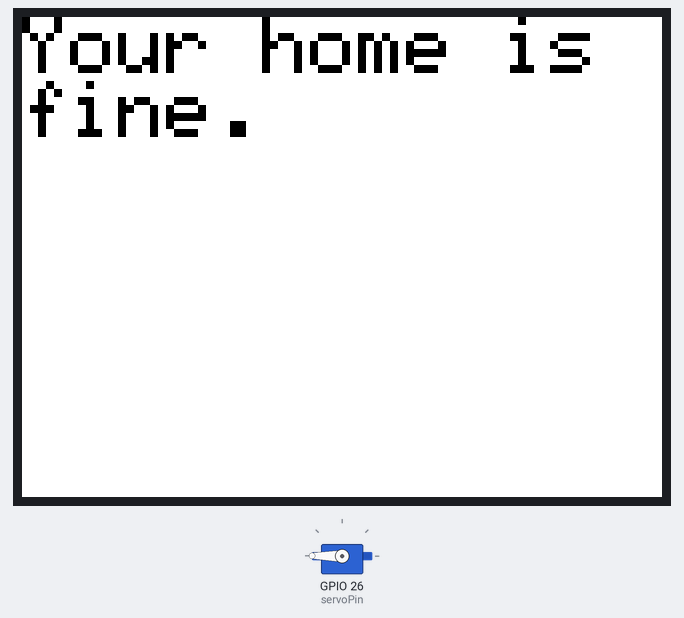
This sketch was run on a simulated ESP32. On the bench: 320×240 colour display, servo. Random numbers use the default seed unless the sketch sets one; what the sketch prints to the serial monitor is not drawn.

Above: at 60.8 s.
At 86.0 s:
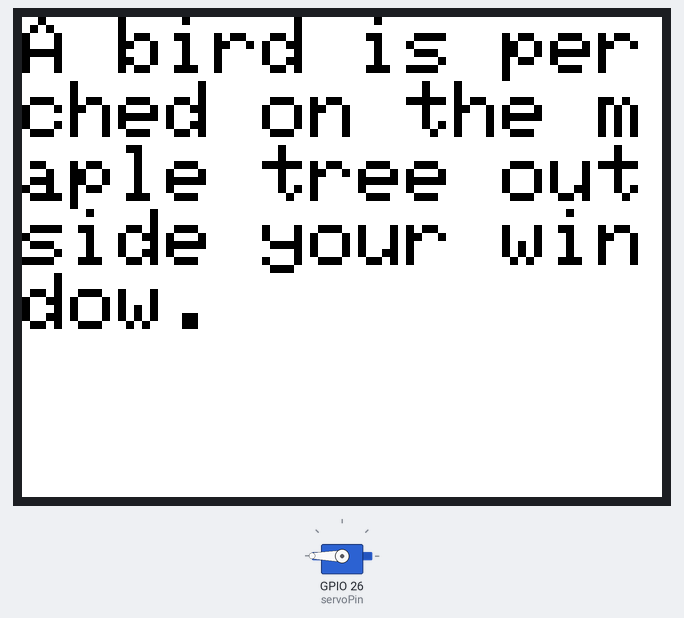
At 129.3 s:
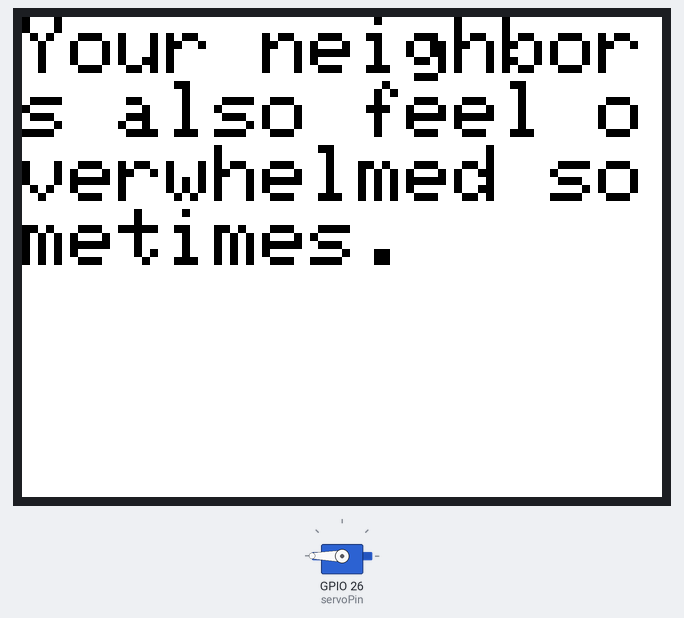
Timing chart, 0 to 130.0 s (numbered marks = the images above):
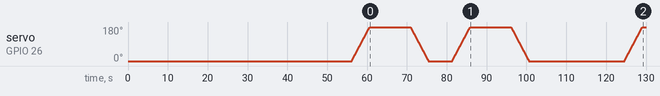

The sketch:

UBISS.ino
```cpp
#include <Servo.h>
#include <SPI.h>
#include <Adafruit_GFX.h>
#include <Adafruit_ILI9341.h>


char *myStrings[] = {"Your home is fine.",
                     "A bird is perched on the maple tree outside your window.",
                     "Your neighbors also feel overwhelmed sometimes."};


int currentString = 0;
static const int servoPin = 26; // A0
long num;


// LED constants
//static const int ledPin = 4; // A5
//int brightness = 0;    // how bright the LED is
//int fadeAmount = 5;    // how many points to fade the LED by
//#define LED_PIN            4
//
//// use first channel of 16 channels (started from zero)
//#define LEDC_CHANNEL_0     0
//// use 13 bit precission for LEDC timer
//#define LEDC_TIMER_13_BIT  13
//// use 5000 Hz as a LEDC base frequency
//#define LEDC_BASE_FREQ     5000

// screen pins
#ifdef ESP32
   #define STMPE_CS 32
   #define TFT_CS   15
   #define TFT_DC   33
   #define SD_CS    14
#endif

Servo servo1;

Adafruit_ILI9341 tft = Adafruit_ILI9341(TFT_CS, TFT_DC);

void setup() {
    Serial.begin(115200);

    delay(10);

    // start screen
    tft.begin();
    tft.setRotation(1);

    // attach servo motor, delay so we don't start sending power too soon
    servo1.attach(servoPin);

    servo1.write(0);


    // Setup timer and attach timer to a led pin
    //ledcSetup(LEDC_CHANNEL_0, LEDC_BASE_FREQ, LEDC_TIMER_13_BIT);
    //ledcAttachPin(LED_PIN, LEDC_CHANNEL_0);

}


// text on screen
void writeText(char str[]) {


  tft.fillScreen(ILI9341_WHITE);
  tft.setCursor(0, 0);
  tft.setTextColor(ILI9341_BLACK);  tft.setTextSize(4);
  tft.println(str);
  delay(5000);
  tft.fillScreen(ILI9341_BLACK);

}

// Arduino like analogWrite
// value has to be between 0 and valueMax
void ledcAnalogWrite(uint8_t channel, uint32_t value, uint32_t valueMax = 255) {
  // calculate duty, 8191 from 2 ^ 13 - 1
  uint32_t duty = (8191 / valueMax) * min(value, valueMax);
  // write duty to LEDC
  ledcWrite(channel, duty);
}

void spinMotor(int dir) {

  // CLOCKWISE SPIN
  if (dir == 1) {
    for(int posDegrees = 0; posDegrees <= 180; posDegrees++) {
        servo1.write(posDegrees);
        Serial.println(posDegrees);
        delay(25);
    }
  }
  // COUNTERCLOCKWISE
  else{
    for(int posDegrees = 180; posDegrees >= 0; posDegrees--) {
        servo1.write(posDegrees);
        Serial.println(posDegrees);
        delay(25);
    }
  }

}

//long read_distance() {
//
//  // The sensor is triggered by a HIGH pulse of 10 or more microseconds.
//  // Give a short LOW pulse beforehand to ensure a clean HIGH pulse:
//  digitalWrite(trigPin, LOW);
//  delayMicroseconds(5);
//  digitalWrite(trigPin, HIGH);
//  delayMicroseconds(10);
//  digitalWrite(trigPin, LOW);
//
//  // Read the signal from the sensor: a HIGH pulse whose
//  // duration is the time (in microseconds) from the sending
//  // of the ping to the reception of its echo off of an object.
//  pinMode(echoPin, INPUT);
//  duration = pulseIn(echoPin, HIGH);
//
//   // Convert the time into a distance
//  cm = (duration/2) / 29.1;     // Divide by 29.1 or multiply by 0.0343
//  Serial.print(cm);
//  Serial.print("cm");
//  Serial.println();
//  return cm;
//}


void loop() {

//  // set the brightness on LEDC channel 0
//  ledcAnalogWrite(LEDC_CHANNEL_0, brightness);
//
//  // change the brightness for next time through the loop:
//  brightness = brightness + fadeAmount;
//
//  // reverse the direction of the fading at the ends of the fade:
//  if (brightness <= 0 || brightness >= 255) {
//    fadeAmount = -fadeAmount;
//  }


  num = random(0,10);

  if (num == 6) {
    spinMotor(1);
    writeText(myStrings[currentString]);
    delay(5000);
    currentString = (currentString + 1) % 3;
    spinMotor(-1);
  }

  delay(2000);

}
```

Measured:
- what the display in image 0 shows lasts 5.0 s, from 60.8 s to 65.8 s
